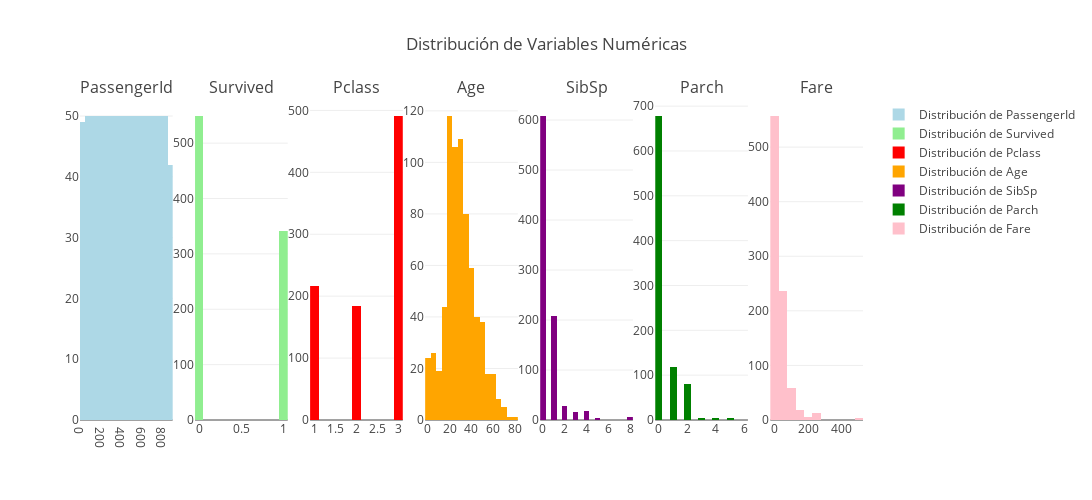

This figure's notebook cell:
### Markdown cell above
#### Gráfica para representar las variables numéricas:

### Code cell
cols = ['PassengerId', 'Survived', 'Pclass', 'Age', 'SibSp', 'Parch', 'Fare']
fig = make_subplots(rows=1, cols=7, subplot_titles=cols)

colores = ['lightblue', 'lightgreen', 'red', 'orange', 'purple', 'green', 'pink']

for i, col in enumerate(cols):
    fig.add_trace(go.Histogram(x=df[col], nbinsx=20, name=f'Distribución de {col}', marker_color=colores[i]), row=1, col=i+1)

fig.update_layout(
    height=500,
    width=1200,
    title_text="Distribución de Variables Numéricas",
    showlegend=True)

fig.show()

### Figure 1 — Plotly figure (JSON) as saved in the notebook; plotly's stock layout.template omitted (floating-point values rounded to 4 significant figures; data arrays with more than 128 entries replaced by an {"elided": "..."} marker saying what was removed)
{"data": [{"marker": {"color": "lightblue"}, "name": "Distribución de PassengerId", "nbinsx": 20, "type": "histogram", "x": {"elided": "891 int values"}, "xaxis": "x", "yaxis": "y"}, {"marker": {"color": "lightgreen"}, "name": "Distribución de Survived", "nbinsx": 20, "type": "histogram", "x": {"elided": "891 int values"}, "xaxis": "x2", "yaxis": "y2"}, {"marker": {"color": "red"}, "name": "Distribución de Pclass", "nbinsx": 20, "type": "histogram", "x": {"elided": "891 int values"}, "xaxis": "x3", "yaxis": "y3"}, {"marker": {"color": "orange"}, "name": "Distribución de Age", "nbinsx": 20, "type": "histogram", "x": {"elided": "891 float values"}, "xaxis": "x4", "yaxis": "y4"}, {"marker": {"color": "purple"}, "name": "Distribución de SibSp", "nbinsx": 20, "type": "histogram", "x": {"elided": "891 int values"}, "xaxis": "x5", "yaxis": "y5"}, {"marker": {"color": "green"}, "name": "Distribución de Parch", "nbinsx": 20, "type": "histogram", "x": {"elided": "891 int values"}, "xaxis": "x6", "yaxis": "y6"}, {"marker": {"color": "pink"}, "name": "Distribución de Fare", "nbinsx": 20, "type": "histogram", "x": {"elided": "891 float values"}, "xaxis": "x7", "yaxis": "y7"}], "layout": {"annotations": [{"font": {"size": 16}, "showarrow": false, "text": "PassengerId", "x": 0.05918, "xanchor": "center", "xref": "paper", "y": 1, "yanchor": "bottom", "yref": "paper"}, {"font": {"size": 16}, "showarrow": false, "text": "Survived", "x": 0.2061, "xanchor": "center", "xref": "paper", "y": 1, "yanchor": "bottom", "yref": "paper"}, {"font": {"size": 16}, "showarrow": false, "text": "Pclass", "x": 0.3531, "xanchor": "center", "xref": "paper", "y": 1, "yanchor": "bottom", "yref": "paper"}, {"font": {"size": 16}, "showarrow": false, "text": "Age", "x": 0.5, "xanchor": "center", "xref": "paper", "y": 1, "yanchor": "bottom", "yref": "paper"}, {"font": {"size": 16}, "showarrow": false, "text": "SibSp", "x": 0.6469, "xanchor": "center", "xref": "paper", "y": 1, "yanchor": "bottom", "yref": "paper"}, {"font": {"size": 16}, "showarrow": false, "text": "Parch", "x": 0.7939, "xanchor": "center", "xref": "paper", "y": 1, "yanchor": "bottom", "yref": "paper"}, {"font": {"size": 16}, "showarrow": false, "text": "Fare", "x": 0.9408, "xanchor": "center", "xref": "paper", "y": 1, "yanchor": "bottom", "yref": "paper"}], "height": 500, "showlegend": true, "title": {"text": "Distribución de Variables Numéricas"}, "width": 1200, "xaxis": {"anchor": "y", "domain": [0, 0.1184]}, "xaxis2": {"anchor": "y2", "domain": [0.1469, 0.2653]}, "xaxis3": {"anchor": "y3", "domain": [0.2939, 0.4122]}, "xaxis4": {"anchor": "y4", "domain": [0.4408, 0.5592]}, "xaxis5": {"anchor": "y5", "domain": [0.5878, 0.7061]}, "xaxis6": {"anchor": "y6", "domain": [0.7347, 0.8531]}, "xaxis7": {"anchor": "y7", "domain": [0.8816, 1.0]}, "yaxis": {"anchor": "x", "domain": [0, 1]}, "yaxis2": {"anchor": "x2", "domain": [0, 1]}, "yaxis3": {"anchor": "x3", "domain": [0, 1]}, "yaxis4": {"anchor": "x4", "domain": [0, 1]}, "yaxis5": {"anchor": "x5", "domain": [0, 1]}, "yaxis6": {"anchor": "x6", "domain": [0, 1]}, "yaxis7": {"anchor": "x7", "domain": [0, 1]}}}
